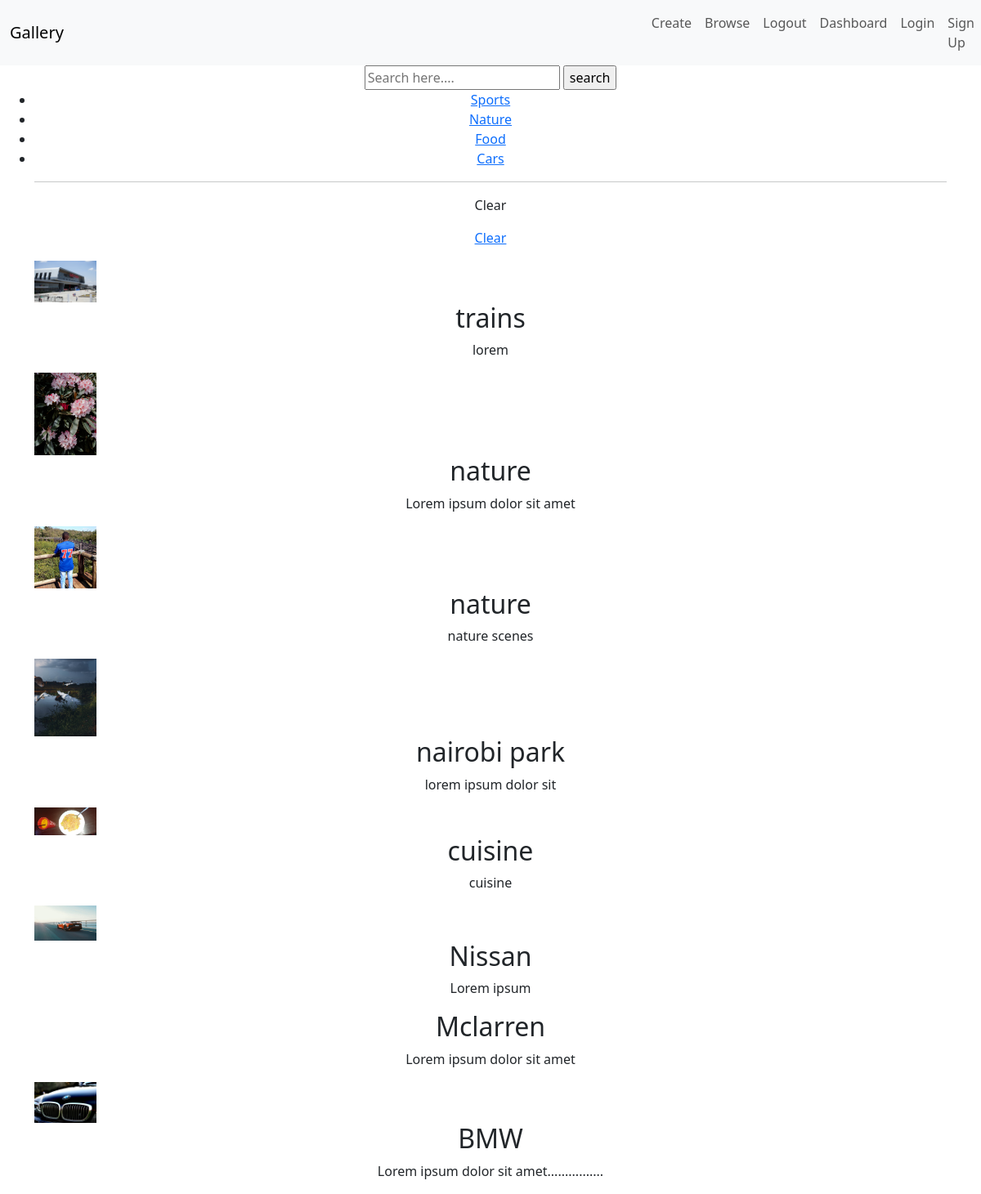
/category/search/, run on the app's committed database.
### photo/models.py (models this page shows, shortened)
class Category(models.Model):
    name=models.CharField(max_length=120)
    class Meta:
        ordering=['-name']
        verbose_name_plural='Categories'

class Pic(models.Model):
    category=models.ForeignKey(Category, related_name='pics', on_delete=models.SET_NULL, null=True)
    name=models.CharField(max_length=50)
    description=models.TextField(blank=True, null=True)
    image=models.ImageField(upload_to='image')
    created_by=models.ForeignKey(User,related_name='pics',on_delete=models.CASCADE)
    created_at=models.DateTimeField(auto_now_add=True)
    class Meta:
        ordering=['-name']

### photo/views.py (the view)
# urls.py: path('category/search/', search_pic, name='search'),
def  search_pic(request):
    query=request.GET.get('query','')
    category_id=request.GET.get('category',0)
    categories=Category.objects.all()
    pics=Pic.objects.all()
    if category_id:
        pics=pics.filter(category_id=category_id)
    if query:
        pics=pics.filter(Q(name__icontains=query)|Q(description__icontains=query))
    return render(request,'photo/pics.html',{
        'query':query,
        'category_id':int(category_id),
        'pics':pics,
        'categories':categories,
    })

### photo/templates/photo/pics.html
{% extends 'photo/base.html' %}
{% block content %}
<form action="" method="get">
    <input type="text" name="query" value="{{query}}" placeholder="Search here....">
      <input type="submit" value="search">
</form>
<ul>
{% for category in categories %}
<li class=""><a href="{% url 'photo:search' %}?query={{query}}&category={{category.id}}" class="">{{category.name}}</a></li>
{% endfor %}
<hr>
<p>Clear</p>
<a href="{% url 'photo:search' %}" class="">Clear</a>
</ul>
{% for pic in pics %}
<img src="{{pic.image.url}}" alt="{{pic.pic.name}}" style="width:100px">
<h2>{{pic.name}}</h2>
<p>{{pic.description}}</p>
{% endfor %}
{% endblock %}

### data on the page
Category: name "Sports"
Category: name "Nature"
Category: name "Food"
Category: name "Cars"
Pic: image (picture), name "trains", description "lorem"
Pic: image (picture), name "nature", description "Lorem ipsum dolor sit amet"
Pic: image (picture), name "nature", description "nature scenes"
Pic: image (picture), name "nairobi park", description "lorem ipsum dolor sit"
Pic: image (picture), name "cuisine", description "cuisine"
Pic: image (picture), name "Nissan", description "Lorem ipsum"
Pic: name "Mclarren", description "Lorem ipsum dolor sit amet"
Pic: image (picture), name "BMW", description "Lorem ipsum dolor sit amet................"
